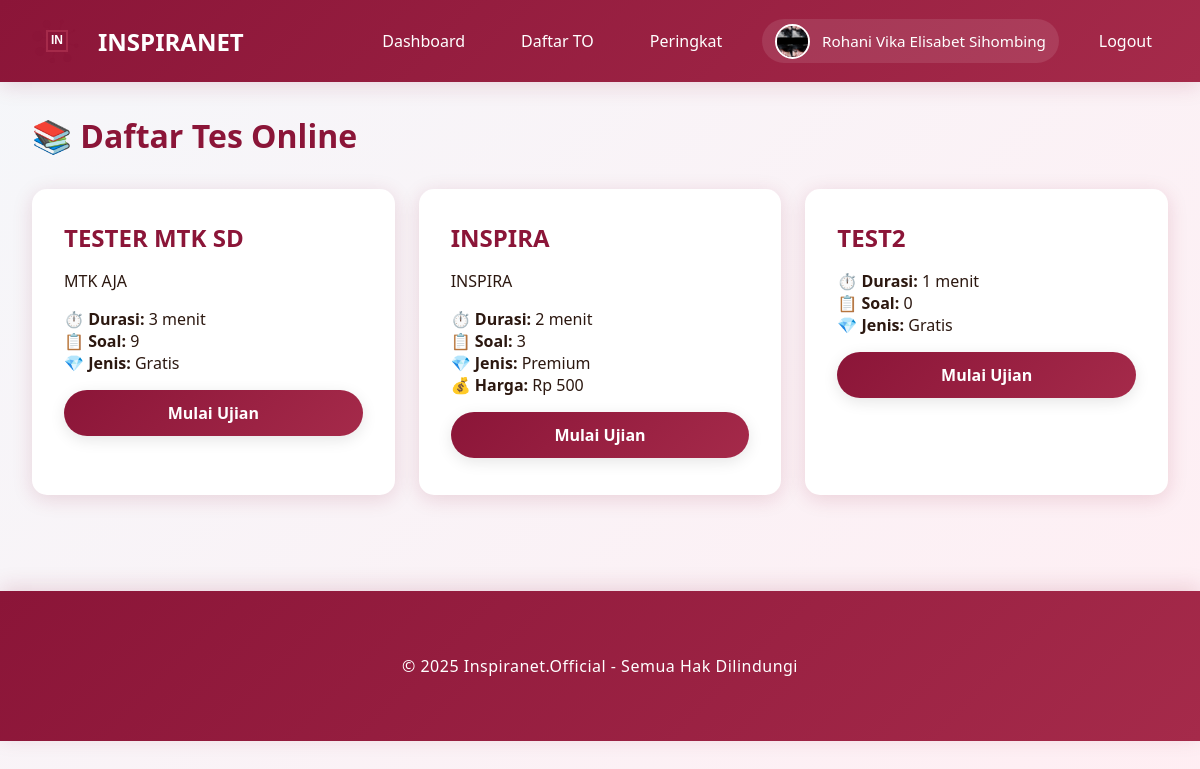
Screenshot of /student/exams (signed in) with the database file from the repository.
### models.py (models this page shows, shortened)
class User(UserMixin, db.Model):
    __tablename__ = 'users'
    id = db.Column(db.Integer, primary_key=True)
    email = db.Column(db.String(120), unique=True, nullable=False)
    password_hash = db.Column(db.String(255), nullable=False)
    full_name = db.Column(db.String(100), nullable=False)
    role = db.Column(db.String(20), nullable=False, default='student')
    inspira_branch = db.Column(db.String(50), nullable=True)
    class_level = db.Column(db.String(20), nullable=True)
    school_name = db.Column(db.String(150), nullable=True)
    phone_number = db.Column(db.String(20), nullable=True)
    profile_photo = db.Column(db.String(255), nullable=True)
    created_at = db.Column(db.DateTime, default=datetime.utcnow)
    exam_attempts = db.relationship('ExamAttempt', backref='user', lazy=True, cascade='all, delete-orphan')
    payments = db.relationship('Payment', backref='user', lazy=True, cascade='all, delete-orphan')
    leaderboard_entries = db.relationship('Leaderboard', backref='user', lazy=True, cascade='all, delete-orphan')

class Exam(db.Model):
    __tablename__ = 'exams'
    id = db.Column(db.Integer, primary_key=True)
    title = db.Column(db.String(200), nullable=False)
    description = db.Column(db.Text, nullable=True)
    duration_minutes = db.Column(db.Integer, nullable=False, default=120)
    total_questions = db.Column(db.Integer, nullable=False, default=0)
    is_premium = db.Column(db.Boolean, default=False)
    price = db.Column(db.Integer, default=0)
    is_active = db.Column(db.Boolean, default=True)
    created_by = db.Column(db.Integer, db.ForeignKey('users.id'), nullable=False)
    created_at = db.Column(db.DateTime, default=datetime.utcnow)
    questions = db.relationship('Question', backref='exam', lazy=True, cascade='all, delete-orphan')
    attempts = db.relationship('ExamAttempt', backref='exam', lazy=True, cascade='all, delete-orphan')
    payments = db.relationship('Payment', backref='exam', lazy=True, cascade='all, delete-orphan')
    leaderboard_entries = db.relationship('Leaderboard', backref='exam', lazy=True, cascade='all, delete-orphan')

### app.py (the view)
@app.route('/student/exams')
@login_required
def student_exams():
    if current_user.role != 'student':
        flash('Akses ditolak!', 'danger')
        return redirect(url_for('index'))
    exams = Exam.query.filter_by(is_active=True).all()
    exam_access = {}
    for exam in exams:
        if exam.is_premium:
            payment = Payment.query.filter_by(
                user_id=current_user.id,
                exam_id=exam.id,
                status='approved'
            ).first()
            exam_access[exam.id] = payment is not None
        else:
            exam_access[exam.id] = True
    return render_template('student_exams.html', exams=exams, exam_access=exam_access)

### app.py (called while the page is built)
@login_manager.user_loader
def load_user(user_id):
    return User.query.get(int(user_id))

@app.before_request
def ensure_db():
    if not hasattr(app, '_db_initialized'):
        app._db_initialized = True
        init_database()

### templates/student_exams.html (shortened to what this page needs)
{% extends "base.html" %}
{% block content %}
<h1 style="color: var(--primary-color); margin-bottom: 2rem;">📚 Daftar Tes Online</h1>
<div style="display: grid; grid-template-columns: repeat(auto-fill, minmax(350px, 1fr)); gap: 1.5rem;">
    {% for exam in exams %}
    <div class="card">
        <h2>{{ exam.title }}</h2>
        <p>{{ exam.description }}</p>
        <div style="margin: 1rem 0;">
            <p><strong>⏱️ Durasi:</strong> {{ exam.duration_minutes }} menit</p>
            <p><strong>📋 Soal:</strong> {{ exam.total_questions }}</p>
            <p><strong>💎 Jenis:</strong> {{ 'Premium' if exam.is_premium else 'Gratis' }}</p>
            {% if exam.is_premium %}
            <p><strong>💰 Harga:</strong> Rp {{ exam.price }}</p>
            {% endif %}
        </div>
        {% if exam_access[exam.id] %}
            <a href="{{ url_for('student_start_exam', id=exam.id) }}" class="btn btn-primary" style="width: 100%; text-decoration: none; text-align: center;">Mulai Ujian</a>
        {% elif exam.is_premium %}
            <a href="{{ url_for('student_pay_exam', id=exam.id) }}" class="btn btn-secondary" style="width: 100%; text-decoration: none; text-align: center;">Bayar TO</a>
        {% else %}
            <button class="btn btn-secondary" style="width: 100%;" disabled>Tidak Tersedia</button>
        {% endif %}
    </div>
    {% endfor %}
</div>
{% endblock %}

### templates/base.html (shortened to what this page needs)
<!DOCTYPE html>
<html lang="id">
<head>
    <link rel="stylesheet" href="{{ url_for('static', filename='css/style.css') }}">
</head>
<body>
    <nav class="navbar">
        <div class="container">
            <a href="{{ url_for('index') }}" class="navbar-brand">
                <div id="logo-animation" class="logo-container"></div>
                <span>INSPIRANET</span>
            </a>
            <ul class="navbar-nav" id="navbarMenu">
                {% if current_user.is_authenticated %}
                    {% if current_user.role == 'admin' %}
                        <li><a href="{{ url_for('admin_dashboard') }}" onclick="closeMobileMenu()">Dashboard</a></li>
                        <li><a href="{{ url_for('admin_students') }}" onclick="closeMobileMenu()">Siswa</a></li>
                        <li><a href="{{ url_for('admin_teachers') }}" onclick="closeMobileMenu()">Guru</a></li>
                        <li><a href="{{ url_for('admin_exams') }}" onclick="closeMobileMenu()">TO</a></li>
                        <li><a href="{{ url_for('admin_payments') }}" onclick="closeMobileMenu()">Pembayaran</a></li>
                    {% else %}
                        <li><a href="{{ url_for('student_dashboard') }}" onclick="closeMobileMenu()">Dashboard</a></li>
                        <li><a href="{{ url_for('student_exams') }}" onclick="closeMobileMenu()">Daftar TO</a></li>
                    {% endif %}
                    <li><a href="{{ url_for('all_leaderboards') }}" onclick="closeMobileMenu()">Peringkat</a></li>
                    <li class="user-profile">
                        <div class="profile-info">
                            {% if current_user.profile_photo %}
                            <img src="{{ url_for('uploaded_file', filename='profiles/' + current_user.profile_photo) }}" alt="{{ current_user.full_name }}" class="profile-photo-nav">
                            {% else %}
                            <div class="profile-photo-placeholder">{{ current_user.full_name[0].upper() }}</div>
                            {% endif %}
                            <span class="profile-name">{{ current_user.full_name }}</span>
                        </div>
                    </li>
                    <li><a href="{{ url_for('logout') }}" onclick="closeMobileMenu()">Logout</a></li>
                {% else %}
                    <li><a href="{{ url_for('login') }}" onclick="closeMobileMenu()">Login</a></li>
                    <li><a href="{{ url_for('register') }}" onclick="closeMobileMenu()">Daftar</a></li>
                {% endif %}
            </ul>
        </div>
    </nav>
    <div class="container">
        {% block content %}{% endblock %}
    </div>
    <footer class="footer">
        <div class="container">
            <p>&copy; 2025 Inspiranet.Official - Semua Hak Dilindungi</p>
        </div>
    </footer>
</body>
</html>

### static/css/style.css (style rules this page uses)
:root { --primary-color: #8B1538; --secondary-color: #A52A4A; --accent-color: #C94060; --dark-color: #4A0E1F; --light-color: #FFE5EC; --text-dark: #2C1810; --text-light: #FFFFFF; --shadow: 0 4px 20px rgba(139, 21, 56, 0.15); --shadow-hover: 0 8px 35px rgba(139, 21, 56, 0.25); --shadow-active: 0 12px 45px rgba(139, 21, 56, 0.35); }
* { margin: 0; padding: 0; box-sizing: border-box; }
body { font-family: 'Segoe UI', Tahoma, Geneva, Verdana, sans-serif; background: linear-gradient(135deg, #f5f7fa 0%, #ffeef3 100%); color: var(--text-dark); min-height: 100vh; }
.navbar { background: linear-gradient(135deg, var(--primary-color) 0%, var(--secondary-color) 100%); padding: 1rem 0; box-shadow: var(--shadow); position: sticky; top: 0; z-index: 1000; }
.navbar .container { max-width: 1200px; margin: 0 auto; padding: 0 2rem; display: flex; justify-content: space-between; align-items: center; }
.navbar-brand { display: flex; align-items: center; gap: 1rem; color: var(--text-light); text-decoration: none; font-size: 1.5rem; font-weight: bold; }
.logo-container { position: relative; width: 50px; height: 50px; }
.navbar-nav { display: flex; gap: 1.5rem; list-style: none; align-items: center; }
.navbar-nav a { color: var(--text-light); text-decoration: none; padding: 0.5rem 1rem; border-radius: 5px; transition: all 0.3s ease; }
.user-profile { display: flex; align-items: center; }
.profile-info { display: flex; align-items: center; gap: 0.75rem; padding: 0.3rem 0.8rem; background: rgba(255, 255, 255, 0.1); border-radius: 25px; }
.profile-photo-nav { width: 35px; height: 35px; border-radius: 50%; object-fit: cover; border: 2px solid white; }
.profile-name { color: white; font-weight: 500; font-size: 0.95rem; }
.container { max-width: 1200px; margin: 2rem auto; padding: 0 2rem; }
.btn { display: inline-block; padding: 0.75rem 2rem; border: none; border-radius: 25px; font-size: 1rem; font-weight: 600; text-decoration: none; cursor: pointer; transition: all 0.4s cubic-bezier(0.68, -0.55, 0.265, 1.55); box-shadow: 0 4px 15px rgba(0, 0, 0, 0.1); position: relative; overflow: hidden; }
.btn::before { content: ''; position: absolute; top: 50%; left: 50%; width: 0; height: 0; border-radius: 50%; background: rgba(255, 255, 255, 0.2); transform: translate(-50%, -50%); transition: width 0.6s, height 0.6s; }
.btn-primary { background: linear-gradient(135deg, var(--primary-color) 0%, var(--secondary-color) 100%); color: var(--text-light); }
.card { background: white; border-radius: 15px; padding: 2rem; box-shadow: var(--shadow); margin-bottom: 2rem; animation: fadeInUp 0.8s cubic-bezier(0.68, -0.55, 0.265, 1.55); transition: all 0.4s ease; }
.card h2 { color: var(--primary-color); margin-bottom: 1rem; }
.footer { background: linear-gradient(135deg, var(--primary-color) 0%, var(--secondary-color) 100%); color: var(--text-light); text-align: center; padding: 2rem 0; margin-top: 4rem; box-shadow: 0 -4px 20px rgba(139, 21, 56, 0.15); }
.footer p { margin: 0; font-size: 1rem; font-weight: 500; letter-spacing: 0.5px; }

### rows the page displays
User: profile_photo (picture), full_name "Rohani Vika Elisabet Sihombing"
Exam: title "TESTER MTK SD", description "MTK AJA", duration_minutes "3", total_questions "9", is_premium "Gratis"
Exam: title "INSPIRA", description "INSPIRA", duration_minutes "2", total_questions "3", is_premium "Premium", price "500"
Exam: title "TEST2", duration_minutes "1", total_questions "0", is_premium "Gratis"
